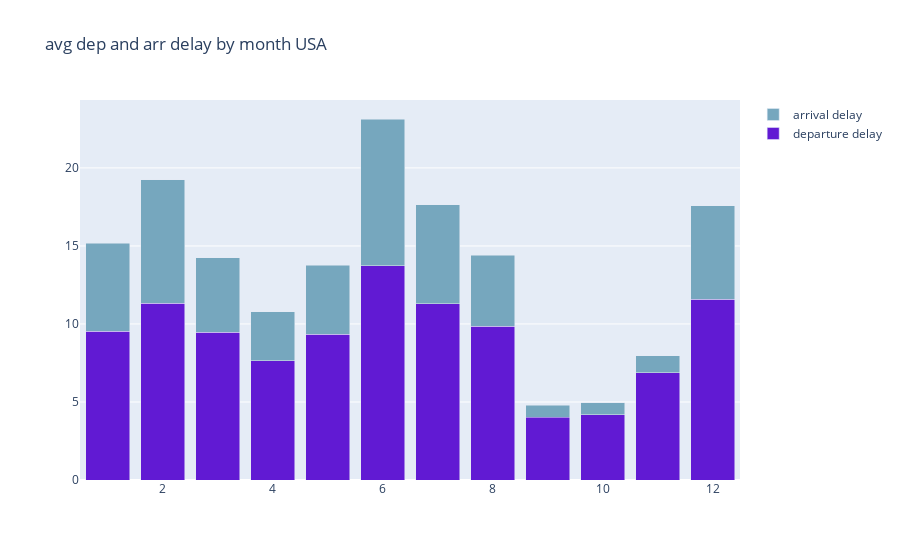

The notebook cell saved with this chart:
### Code cell
fig = go.Figure(data=[go.Bar(x=df.month, y=df.dep_delay, name = "departure delay", marker_color = "#611ad3"),
                     go.Bar(x=df.month, y=df.arr_delay, name = "arrival delay", marker_color = "#76a7be")],
               layout=go.Layout(title="avg dep and arr delay by month USA",
                               barmode="stack"))
fig.show()

### Figure 1 — Plotly figure (JSON) as saved in the notebook; plotly's stock layout.template omitted (floating-point values rounded to 4 significant figures)
{"data": [{"marker": {"color": "#611ad3"}, "name": "departure delay", "type": "bar", "x": [2, 7, 1, 11, 6, 8, 3, 12, 9, 10, 4, 5], "y": [11.33, 11.3, 9.517, 6.88, 13.74, 9.84, 9.457, 11.59, 4.804, 4.959, 7.654, 9.353]}, {"marker": {"color": "#76a7be"}, "name": "arrival delay", "type": "bar", "x": [2, 7, 1, 11, 6, 8, 3, 12, 9, 10, 4, 5], "y": [7.903, 6.354, 5.653, 1.088, 9.391, 4.548, 4.802, 5.972, -0.7679, -0.7751, 3.125, 4.419]}], "layout": {"barmode": "stack", "title": {"text": "avg dep and arr delay by month USA"}}}
